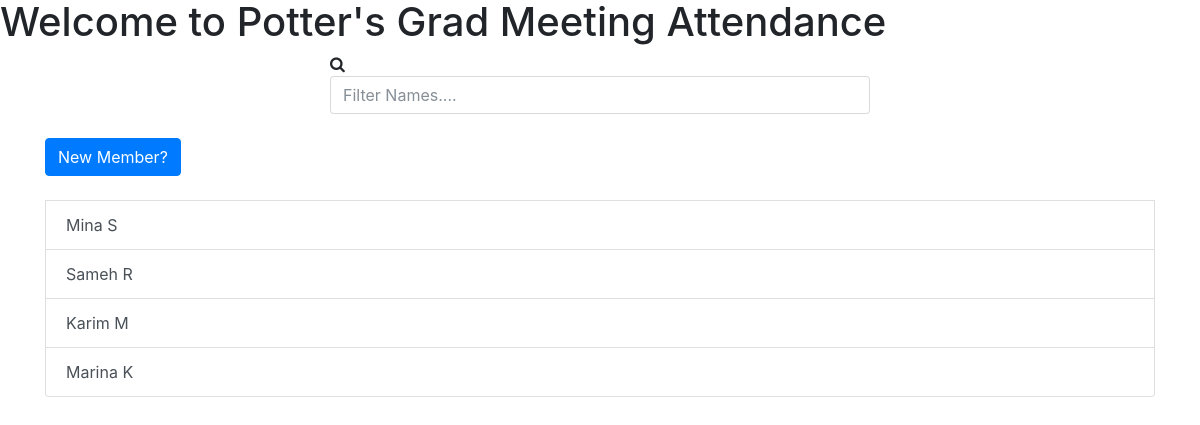
The app's page /, older data.
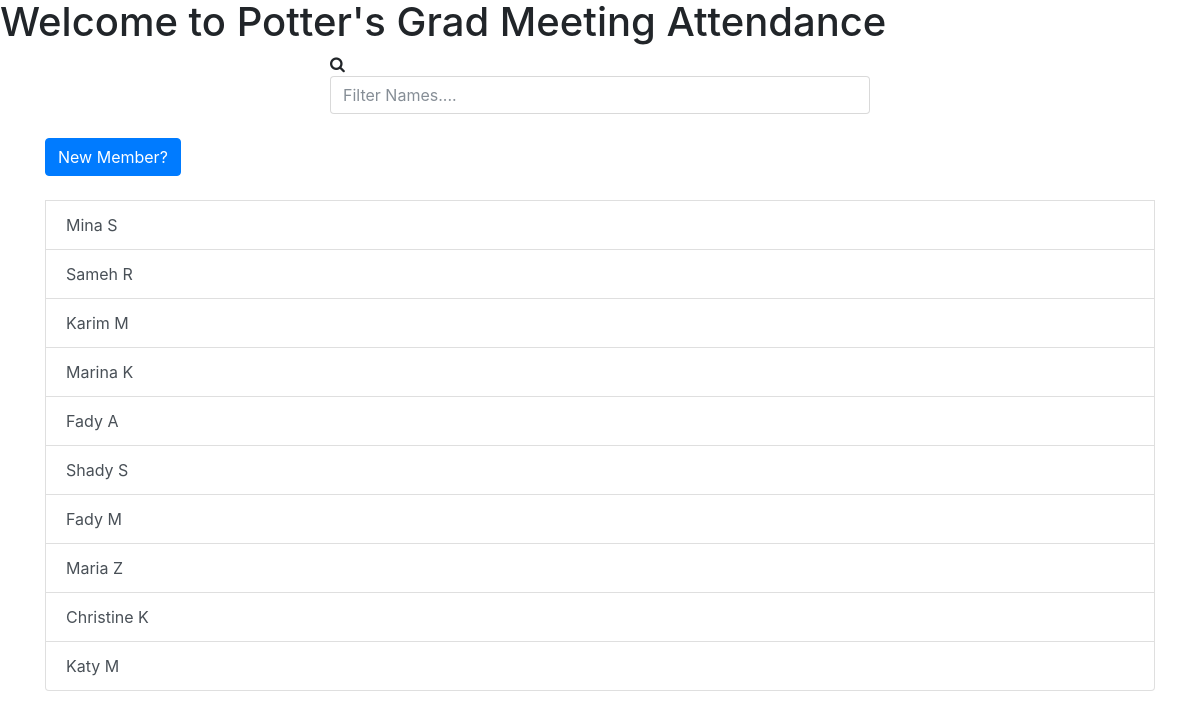
The same page, newer data.
### meeting/models.py (models this page shows, shortened)
class Attendee(models.Model):
    name = models.CharField(max_length=200)
    mobile = models.CharField(max_length=200,
                              default="0",
                              null=True,
                              blank=True)
    email = models.CharField(max_length=200, blank=True)

### meeting/views.py (the view)
# urls.py: path('', views.index, name='index'),
def index(request):
    members = Attendee.objects.all()
    template = loader.get_template('index.html')
    context = {
        'all_members': members,
    }
    return HttpResponse(template.render(context, request))

### templates/index.html (shortened to what this page needs)
{% extends "template.html" %}
{% block content %}
  <h1>Welcome to Potter's Grad Meeting Attendance</h1>
  <div class="container">
    <div class="row height d-flex justify-content-center align-items-center">
      <div class="col-md-6">
        <div class="form">
          <i class="fa fa-search"></i>
          <input type="text" id="myInput" onkeyup="filterNames()" class="form-control form-input"
            placeholder="Filter Names....">
        </div>
      </div>
    </div>
  </div>
  <div class="container">
<a class="btn btn-primary" target="_self" href="/newmember/">New Member?</a>
      <br> <br>
    <div class="list-group" id="namesList" role="tablist">
         {% if all_members %}
      <form id="jsonForm"  enctype="application/x-www-form-urlencoded" action="/addattendance/" method="post">
             {% for mem in all_members %}
         <button class="list-group-item list-group-item-action" id="your_name" type="json" name="{{ mem.name}},{{mem.id}}">{{ mem.name }} </button>
               {% endfor %}
      </form>
      {% else %}
      <a href="#" class="list-group-item list-group-item-action">No members found</a>
{% endif %}
    </div>
  </div>
{% endblock %}

### templates/template.html (shortened to what this page needs)
<!DOCTYPE html>
<html lang="en">
<head>
{% load static %}
  <link href="{% static 'css/bootstrap.min.css' %}" rel="stylesheet">
  <link href="{% static 'css/style.css' %}" rel="stylesheet">
  <link href="https://cdnjs.cloudflare.com/ajax/libs/font-awesome/6.4.0/css/all.min.css" rel="stylesheet">
  <link href="https://maxcdn.bootstrapcdn.com/font-awesome/latest/css/font-awesome.min.css" rel="stylesheet">
  <link href="https://cdnjs.cloudflare.com/ajax/libs/font-awesome/6.4.0/css/brands.min.css" rel="stylesheet">
</head>
<body >
 {% block content %}
 {% endblock content %}
</body>
</html>

Row changes from the older to the newer data that the page shows:
added Attendee: name "Fady A"
added Attendee: name "Shady S"
added Attendee: name "Fady M"
added Attendee: name "Maria Z"
added Attendee: name "Christine K"
added Attendee: name "Katy M"
